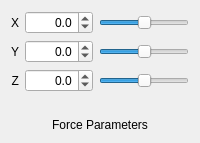
                <widget class="QWidget" name="ForcePage" >
                 <layout class="QGridLayout" name="gridLayout_30" >
                  <item row="0" column="0" >
                   <widget class="QLabel" name="ForceParametersXLabel" >
                    <property name="toolTip" >
                     <string>A constant force on the X-axis</string>
                    </property>
                    <property name="text" >
                     <string>X</string>
                    </property>
                    <property name="alignment" >
                     <set>Qt::AlignRight|Qt::AlignTrailing|Qt::AlignVCenter</set>
                    </property>
                   </widget>
                  </item>
                  <item row="1" column="0" >
                   <widget class="QLabel" name="ForceParametersYLabel" >
                    <property name="toolTip" >
                     <string>A constant force on the Y-axis</string>
                    </property>
                    <property name="text" >
                     <string>Y</string>
                    </property>
                    <property name="alignment" >
                     <set>Qt::AlignRight|Qt::AlignTrailing|Qt::AlignVCenter</set>
                    </property>
                   </widget>
                  </item>
                  <item row="2" column="0" >
                   <widget class="QLabel" name="ForceParametersZLabel" >
                    <property name="toolTip" >
                     <string>A constant force on the Z-axis</string>
                    </property>
                    <property name="text" >
                     <string>Z</string>
                    </property>
                    <property name="alignment" >
                     <set>Qt::AlignRight|Qt::AlignTrailing|Qt::AlignVCenter</set>
                    </property>
                   </widget>
                  </item>
                  <item row="0" column="1" >
                   <widget class="QDoubleSpinBox" name="ForceParametersXSpinBox" >
                    <property name="toolTip" >
                     <string>A constant force on the X-axis</string>
                    </property>
                    <property name="alignment" >
                     <set>Qt::AlignRight|Qt::AlignTrailing|Qt::AlignVCenter</set>
                    </property>
                    <property name="decimals" >
                     <number>1</number>
                    </property>
                    <property name="minimum" >
                     <double>-1000.000000000000000</double>
                    </property>
                    <property name="maximum" >
                     <double>1000.000000000000000</double>
                    </property>
                    <property name="singleStep" >
                     <double>0.100000000000000</double>
                    </property>
                   </widget>
                  </item>
                  <item row="1" column="1" >
                   <widget class="QDoubleSpinBox" name="ForceParametersYSpinBox" >
                    <property name="toolTip" >
                     <string>A constant force on the Y-axis</string>
                    </property>
                    <property name="alignment" >
                     <set>Qt::AlignRight|Qt::AlignTrailing|Qt::AlignVCenter</set>
                    </property>
                    <property name="decimals" >
                     <number>1</number>
                    </property>
                    <property name="minimum" >
                     <double>-1000.000000000000000</double>
                    </property>
                    <property name="maximum" >
                     <double>1000.000000000000000</double>
                    </property>
                    <property name="singleStep" >
                     <double>0.100000000000000</double>
                    </property>
                   </widget>
                  </item>
                  <item row="2" column="1" >
                   <widget class="QDoubleSpinBox" name="ForceParametersZSpinBox" >
                    <property name="toolTip" >
                     <string>A constant force on the Z-axis</string>
                    </property>
                    <property name="alignment" >
                     <set>Qt::AlignRight|Qt::AlignTrailing|Qt::AlignVCenter</set>
                    </property>
                    <property name="decimals" >
                     <number>1</number>
                    </property>
                    <property name="minimum" >
                     <double>-1000.000000000000000</double>
                    </property>
                    <property name="maximum" >
                     <double>1000.000000000000000</double>
                    </property>
                    <property name="singleStep" >
                     <double>0.100000000000000</double>
                    </property>
                   </widget>
                  </item>
                  <item row="0" column="2" >
                   <widget class="QSlider" name="ForceParametersXSlider" >
                    <property name="toolTip" >
                     <string>A constant force on the X-axis</string>
                    </property>
                    <property name="minimum" >
                     <number>-10000</number>
                    </property>
                    <property name="maximum" >
                     <number>10000</number>
                    </property>
                    <property name="orientation" >
                     <enum>Qt::Horizontal</enum>
                    </property>
                   </widget>
                  </item>
                  <item row="1" column="2" >
                   <widget class="QSlider" name="ForceParametersYSlider" >
                    <property name="toolTip" >
                     <string>A constant force on the Y-axis</string>
                    </property>
                    <property name="minimum" >
                     <number>-10000</number>
                    </property>
                    <property name="maximum" >
                     <number>10000</number>
                    </property>
                    <property name="orientation" >
                     <enum>Qt::Horizontal</enum>
                    </property>
                   </widget>
                  </item>
                  <item row="2" column="2" >
                   <widget class="QSlider" name="ForceParametersZSlider" >
                    <property name="toolTip" >
                     <string>A constant force on the Z-axis</string>
                    </property>
                    <property name="minimum" >
                     <number>-10000</number>
                    </property>
                    <property name="maximum" >
                     <number>10000</number>
                    </property>
                    <property name="orientation" >
                     <enum>Qt::Horizontal</enum>
                    </property>
                   </widget>
                  </item>
                  <item row="4" column="0" colspan="3" >
                   <widget class="QLabel" name="ForceParametersLabel" >
                    <property name="text" >
                     <string>Force Parameters</string>
                    </property>
                    <property name="alignment" >
                     <set>Qt::AlignCenter</set>
                    </property>
                   </widget>
                  </item>
                  <item row="3" column="0" colspan="3" >
                   <spacer name="verticalSpacer_27" >
                    <property name="orientation" >
                     <enum>Qt::Vertical</enum>
                    </property>
                    <property name="sizeType" >
                     <enum>QSizePolicy::Fixed</enum>
                    </property>
                    <property name="sizeHint" stdset="0" >
                     <size>
                      <width>20</width>
                      <height>20</height>
                     </size>
                    </property>
                   </spacer>
                  </item>
                 </layout>
                </widget>
